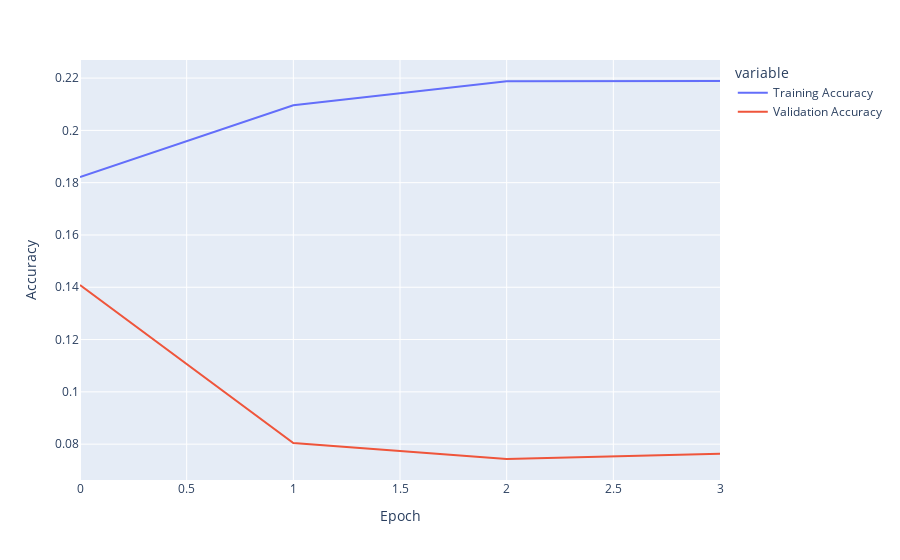

Here is the notebook cell this chart was saved with:
### Code cell
metrics_df = plot_graph("accuracy")
metrics_df = metrics_df.copy()

for col in metrics_df.columns:
    if "validation" in col: 
        metrics_df.rename(columns={col: 'Validation Accuracy'}, inplace=True)
    else:
        metrics_df.rename(columns={col: 'Training Accuracy'}, inplace=True)

fig = metrics_df.plot(labels=dict(index="Epoch", value="Accuracy"))
fig.show()

fig.write_image(f"images/{PATH}_accuracy.pdf")

### Figure 1 — Plotly figure (JSON) as saved in the notebook; plotly's stock layout.template omitted (floating-point values rounded to 4 significant figures)
{"data": [{"hovertemplate": "variable=Training Accuracy<br>Epoch=%{x}<br>Accuracy=%{y}<extra></extra>", "legendgroup": "Training Accuracy", "line": {"color": "#636efa", "dash": "solid"}, "mode": "lines", "name": "Training Accuracy", "orientation": "v", "showlegend": true, "type": "scatter", "x": [0, 1, 2, 3], "xaxis": "x", "y": [0.1822, 0.2096, 0.2188, 0.2189], "yaxis": "y"}, {"hovertemplate": "variable=Validation Accuracy<br>Epoch=%{x}<br>Accuracy=%{y}<extra></extra>", "legendgroup": "Validation Accuracy", "line": {"color": "#EF553B", "dash": "solid"}, "mode": "lines", "name": "Validation Accuracy", "orientation": "v", "showlegend": true, "type": "scatter", "x": [0, 1, 2, 3], "xaxis": "x", "y": [0.1408, 0.08039, 0.07432, 0.07628], "yaxis": "y"}], "layout": {"legend": {"title": {"text": "variable"}, "tracegroupgap": 0}, "margin": {"t": 60}, "xaxis": {"anchor": "y", "domain": [0, 1], "title": {"text": "Epoch"}}, "yaxis": {"anchor": "x", "domain": [0, 1], "title": {"text": "Accuracy"}}}}
